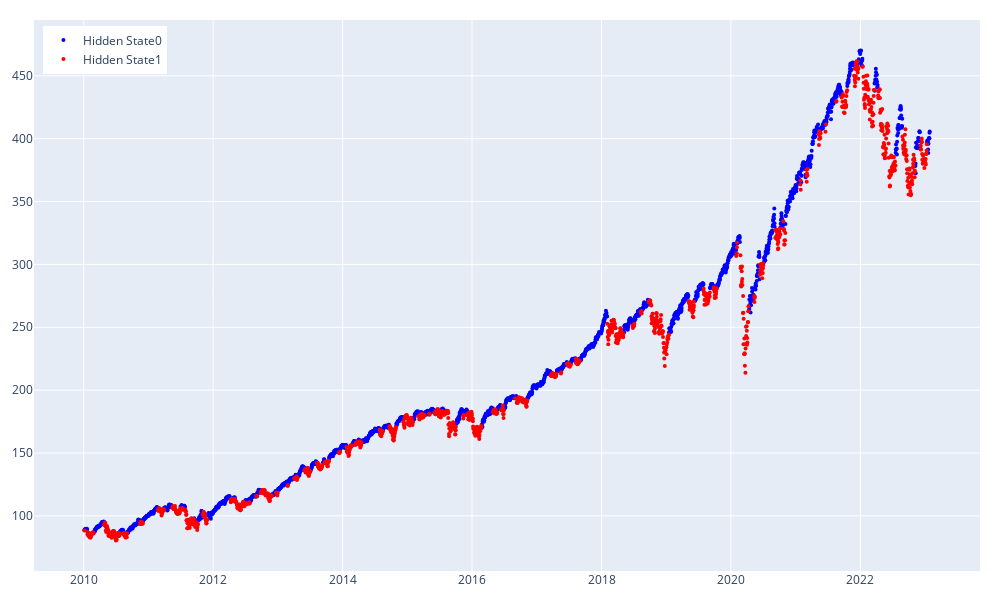

Notebook code for this chart:
### Code cell
# Plotting the hidden states in the validation set
val_hidden_states = switch_labels_and_plot(asset, val_hidden_states, 2010, 2023)

### Figure 1 — Plotly figure (JSON) as saved in the notebook; plotly's stock layout.template omitted (floating-point values rounded to 4 significant figures; data arrays with more than 128 entries replaced by an {"elided": "..."} marker saying what was removed)
{"data": [{"marker": {"color": "blue", "size": 4}, "mode": "markers", "name": "Hidden State0", "type": "scatter", "x": {"elided": "1914 str values"}, "y": {"elided": "1914 float values"}}, {"marker": {"color": "red", "size": 4}, "mode": "markers", "name": "Hidden State1", "type": "scatter", "x": {"elided": "1376 str values"}, "y": {"elided": "1376 float values"}}], "layout": {"height": 600, "legend": {"x": 0.01, "xanchor": "left", "y": 0.99, "yanchor": "top"}, "margin": {"b": 20, "l": 20, "r": 20, "t": 20}, "width": 1000}}
